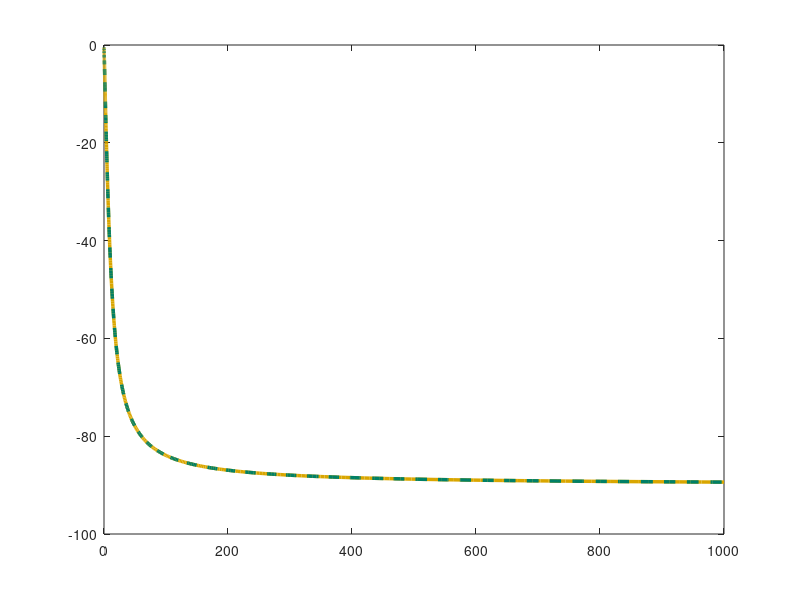

The MATLAB source for this figure: (Note: this script raises an error after producing the figure.)
K = 3.254; T = 0.094;
sys = tf(K, [T 1]);
w = logspace(-1, 3, 500);

phi_theory = -atan(w*T);
[mag, phase] = bode(sys, w);
phase = squeeze(phase);
phi_deg = phi_theory * 180/pi;

figure('Position', [100 100 900 400], 'Color','white');
plot(w, phi_deg, 'Color', [0.85, 0.65, 0], 'LineStyle', '-', 'LineWidth', 2.5); 
hold on;
plot(w, phase, 'Color', [0, 0.5, 0.4], 'LineStyle', '--', 'LineWidth', 2.5);

ax = gca; ax.LineWidth = 1.5; ax.FontSize = 13;
ax.XColor = [0.3 0.3 0.3]; ax.YColor = [0.3 0.3 0.3];
ax.GridColor = [0.9 0.9 0.9]; ax.GridAlpha = 0.4;
ax.MinorGridColor = [0.95 0.95 0.95]; ax.MinorGridAlpha = 0.2;
grid on; grid minor; box on; ylim([-95, 1]);

xlabel('\omega'); 
ylabel('φ(\omega)');
legend('φ_{theor}', 'φ_{sys}', 'Location','northeast','FontSize',15);
exportgraphics(gcf, '../../../images/task1/freq/fch1.png', 'Resolution', 500);
